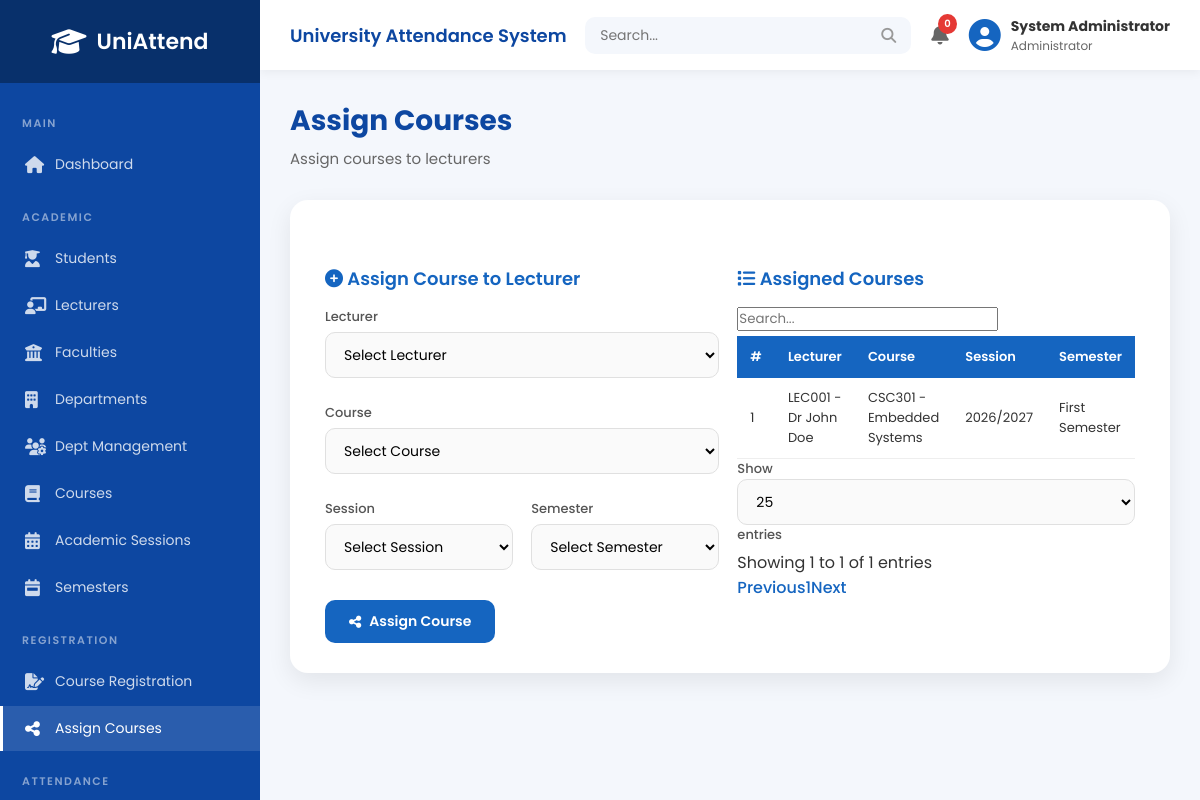
Screenshot of /admin/assign_course.php (signed in) with the database file from the repository.
### tables this page shows
CREATE TABLE `lecturer_courses` (
  `id` int(11) NOT NULL,
  `lecturer_id` int(11) NOT NULL,
  `course_id` int(11) NOT NULL,
  `academic_session_id` int(11) NOT NULL,
  `semester_id` int(11) NOT NULL,
  `created_at` timestamp NOT NULL DEFAULT current_timestamp()
);

CREATE TABLE `lecturers` (
  `id` int(11) NOT NULL,
  `staff_id` varchar(50) NOT NULL,
  `fullname` varchar(150) NOT NULL,
  `email` varchar(150) NOT NULL,
  `password` varchar(255) NOT NULL,
  `phone` varchar(20) DEFAULT NULL,
  `department_id` int(11) NOT NULL,
  `status` enum('Active','Inactive') DEFAULT 'Active',
  `created_at` timestamp NOT NULL DEFAULT current_timestamp()
);

CREATE TABLE `courses` (
  `id` int(11) NOT NULL,
  `department_id` int(11) NOT NULL,
  `course_code` varchar(20) NOT NULL,
  `course_title` varchar(150) NOT NULL,
  `course_unit` int(11) NOT NULL,
  `level` varchar(20) NOT NULL,
  `semester_id` int(11) NOT NULL,
  `created_at` timestamp NOT NULL DEFAULT current_timestamp()
);

CREATE TABLE `academic_sessions` (
  `id` int(11) NOT NULL,
  `session_name` varchar(20) NOT NULL,
  `created_at` timestamp NOT NULL DEFAULT current_timestamp()
);

CREATE TABLE `semesters` (
  `id` int(11) NOT NULL,
  `semester_name` varchar(50) NOT NULL,
  `created_at` timestamp NOT NULL DEFAULT current_timestamp()
);

### admin/assign_course.php (the view, shortened to what this page needs)
<?php
require_once __DIR__ . '/../php/db_connect.php';
$assignments = mysqli_query($conn, "SELECT lc.id, l.fullname, l.staff_id, c.course_code, c.course_title, a.session_name, sm.semester_name FROM lecturer_courses lc JOIN lecturers l ON lc.lecturer_id = l.id JOIN courses c ON lc.course_id = c.id JOIN academic_sessions a ON lc.academic_session_id = a.id JOIN semesters sm ON lc.semester_id = sm.id ORDER BY lc.id DESC");
include "includes/header.php";
include "includes/sidebar.php";
include "includes/navbar.php";
?>
<div class="main-content">
<div class="page-title"><h1>Assign Courses</h1><p>Assign courses to lecturers</p></div>
<div class="form-box">
<div class="form-row">
<form method="POST">
<h3><i class="fas fa-plus-circle"></i> Assign Course to Lecturer</h3>
<label>Lecturer</label>
<select name="lecturer_id" required>
<option value="">Select Lecturer</option>
</select>
<br><br>
<label>Course</label>
<select name="course_id" required>
<option value="">Select Course</option>
</select>
<br><br>
<div class="form-row">
<div><label>Session</label><select name="academic_session_id" required>
<option value="">Select Session</option>
</select></div>
<div><label>Semester</label><select name="semester_id" required>
<option value="">Select Semester</option>
</select></div>
</div>
<br>
<button type="submit" class="btn btn-primary"><i class="fas fa-share-alt"></i> Assign Course</button>
</form>
<div>
<h3><i class="fas fa-list"></i> Assigned Courses</h3>
<div class="table-wrap">
<table class="datatable">
<thead><tr><th>#</th><th>Lecturer</th><th>Course</th><th>Session</th><th>Semester</th></tr></thead>
<tbody>
<?php $i=1; while ($r = mysqli_fetch_assoc($assignments)) { ?>
<tr>
<td><?php echo $i++; ?></td>
<td><?php echo $r['staff_id'] . " - " . $r['fullname']; ?></td>
<td><?php echo $r['course_code'] . " - " . $r['course_title']; ?></td>
<td><?php echo $r['session_name']; ?></td>
<td><?php echo $r['semester_name']; ?></td>
</tr>
<?php } ?>
</tbody>
</table>
</div>
</div>
</div>
</div>
</div>
<?php include "includes/footer.php"; ?>

### admin/assets/css/style.css (style rules this page uses)
:root { --primary: #1565c0; --primary-dark: #0d47a1; --primary-light: #42a5f5; --sidebar-bg: #0d47a1; --sidebar-dark: #08306b; --success: #4caf50; --success-bg: #e8f5e9; --success-text: #2e7d32; --danger: #e53935; --danger-bg: #ffebee; --danger-text: #c62828; --warning: #fb8c00; --warning-bg: #fff3e0; --warning-text: #e65100; --info: #2196f3; --info-bg: #e3f2fd; --info-text: #1565c0; --purple: #8e24aa; --dark: #37474f; --bg: #f4f7fc; --card-bg: #ffffff; --text: #333; --text-light: #666; --border: #e0e0e0; --radius: 18px; --radius-sm: 10px; --shadow: 0 8px 25px rgba(0,0,0,.08); --shadow-hover: 0 12px 35px rgba(0,0,0,.12); --transition: .3s; }
* { margin:0; padding:0; box-sizing:border-box; font-family:'Poppins',sans-serif; }
body { background:var(--bg); color:var(--text); min-height:100vh; }
.main-content { margin-left:260px; padding:30px; width:calc(100% - 260px); }
.page-title { margin-bottom:25px; }
.page-title h1 { font-size:28px; font-weight:700; color:var(--primary-dark); }
.page-title p { margin-top:5px; color:var(--text-light); font-size:15px; }
.form-box { max-width:1100px; margin:30px auto; background:var(--card-bg); padding:30px 35px; border-radius:var(--radius); box-shadow:var(--shadow); }
.form-box h3 { font-size:18px; font-weight:600; color:var(--primary); margin:25px 0 15px; padding-top:10px; }
.form-box label { display:block; font-weight:500; font-size:13px; color:#555; margin-bottom:5px; }
.form-box input[type="text"], .form-box input[type="email"], .form-box input[type="password"], .form-box input[type="number"], .form-box input[type="date"], .form-box input[type="tel"], .form-box select { width:100%; padding:11px 14px; border:1.5px solid var(--border); border-radius:var(--radius-sm); font-size:14px; outline:none; transition:var(--transition); background:#fafafa; }
.form-row { display:grid; grid-template-columns:1fr 1fr; gap:18px; }
.btn { display:inline-flex; align-items:center; gap:8px; padding:11px 24px; border:none; border-radius:var(--radius-sm); font-size:14px; font-weight:600; cursor:pointer; transition:var(--transition); text-decoration:none; }
.btn-primary { background:var(--primary); color:#fff; }
.form-box .btn { margin-top:5px; }
.table-wrap { overflow-x:auto; margin-top:15px; }
.form-box table, .dashboard-box table { width:100%; border-collapse:collapse; font-size:13px; }
.form-box table th, .dashboard-box table th { background:var(--primary); color:#fff; padding:11px 13px; text-align:left; font-weight:600; white-space:nowrap; }
.form-box table td, .dashboard-box table td { padding:10px 13px; border-bottom:1px solid #eee; vertical-align:middle; }
.fade-in { animation:fadeIn .4s ease; }

### rows the page displays
lecturer_courses: lecturer.staff_id "LEC001", lecturer.fullname "Dr John Doe", course.course_code "CSC301", course.course_title "Embedded Systems", academic_session.session_name "2026/2027", semester.semester_name "First Semester"

### other values shown
$_SESSION['fullname'] "System Administrator"
